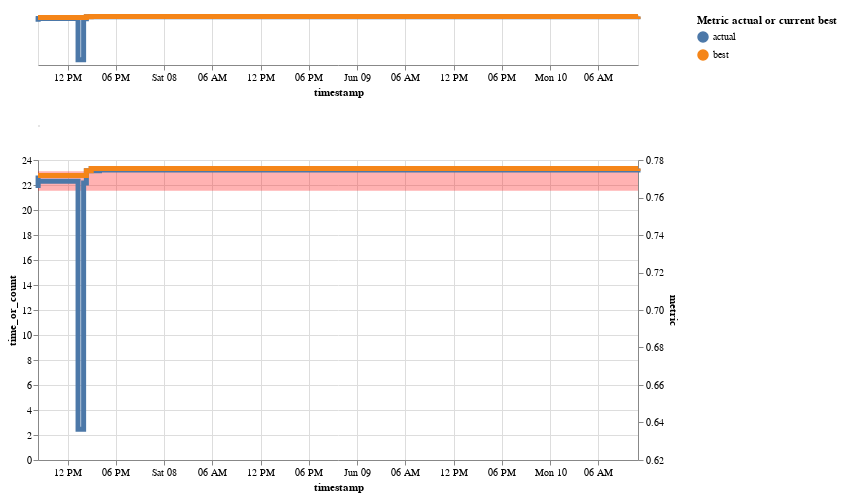

Write notebook code for a chart like this one.
### Markdown cell above
# Project progress

### Code cell
progress_df = extract_project_progress_info(leadearboard,
                                            metric_colname='channel_{}'.format(PROJECT_METRIC),
                                            time_colname='finished')

project_progress(progress_df, width=600, heights=[50, 300])

### Figure 1 — Vega-Lite specification as saved in the notebook (floating-point values rounded to 4 significant figures)
{"$schema": "https://vega.github.io/schema/vega-lite/v2.6.0.json", "config": {"view": {"height": 300, "width": 400}}, "data": {"name": "data-27d8b434c14df6903461381ec441d65c"}, "datasets": {"data-27d8b434c14df6903461381ec441d65c": [{"actual_or_best": "actual", "id": "CRED-54", "metric": 0.7718, "owner": "jakub-czakon", "resource": "experiment_count_day", "running_time": 35, "tags": ["lgbm", "features_v0"], "text": "CRED-54 | 0.7718 |  (lgbm , features_v0)", "time_or_count": 10, "timestamp": "2019-06-07 08:19:30.456000+00:00", "timestamp_day": "2019-06-07"}, {"actual_or_best": "best", "id": "CRED-54", "metric": 0.7718, "owner": "jakub-czakon", "resource": "experiment_count_day", "running_time": 35, "tags": ["lgbm", "features_v0"], "text": "CRED-54 | 0.7718 |  (lgbm , features_v0)", "time_or_count": 10, "timestamp": "2019-06-07 08:19:30.456000+00:00", "timestamp_day": "2019-06-07"}, {"actual_or_best": "actual", "id": "CRED-54", "metric": 0.7718, "owner": "jakub-czakon", "resource": "running_time_day", "running_time": 35, "tags": ["lgbm", "features_v0"], "text": "CRED-54 | 0.7718 |  (lgbm , features_v0)", "time_or_count": 1.548, "timestamp": "2019-06-07 08:19:30.456000+00:00", "timestamp_day": "2019-06-07"}, {"actual_or_best": "best", "id": "CRED-54", "metric": 0.7718, "owner": "jakub-czakon", "resource": "running_time_day", "running_time": 35, "tags": ["lgbm", "features_v0"], "text": "CRED-54 | 0.7718 |  (lgbm , features_v0)", "time_or_count": 1.548, "timestamp": "2019-06-07 08:19:30.456000+00:00", "timestamp_day": "2019-06-07"}, {"actual_or_best": "actual", "id": "CRED-55", "metric": 0.7664, "owner": "jakub-czakon", "resource": "experiment_count_day", "running_time": 18, "tags": ["lgbm", "features_v0"], "text": "CRED-55 | 0.7664 |  (lgbm , features_v0)", "time_or_count": 10, "timestamp": "2019-06-07 08:20:10.364000+00:00", "timestamp_day": "2019-06-07"}, {"actual_or_best": "best", "id": "CRED-55", "metric": 0.7718, "owner": "jakub-czakon", "resource": "experiment_count_day", "running_time": 18, "tags": ["lgbm", "features_v0"], "text": "CRED-55 | 0.7664 |  (lgbm , features_v0)", "time_or_count": 10, "timestamp": "2019-06-07 08:20:10.364000+00:00", "timestamp_day": "2019-06-07"}, {"actual_or_best": "actual", "id": "CRED-55", "metric": 0.7664, "owner": "jakub-czakon", "resource": "running_time_day", "running_time": 18, "tags": ["lgbm", "features_v0"], "text": "CRED-55 | 0.7664 |  (lgbm , features_v0)", "time_or_count": 1.548, "timestamp": "2019-06-07 08:20:10.364000+00:00", "timestamp_day": "2019-06-07"}, {"actual_or_best": "best", "id": "CRED-55", "metric": 0.7718, "owner": "jakub-czakon", "resource": "running_time_day", "running_time": 18, "tags": ["lgbm", "features_v0"], "text": "CRED-55 | 0.7664 |  (lgbm , features_v0)", "time_or_count": 1.548, "timestamp": "2019-06-07 08:20:10.364000+00:00", "timestamp_day": "2019-06-07"}, {"actual_or_best": "actual", "id": "CRED-56", "metric": 0.7674, "owner": "jakub-czakon", "resource": "experiment_count_day", "running_time": 15, "tags": ["lgbm", "features_v0"], "text": "CRED-56 | 0.7674 |  (lgbm , features_v0)", "time_or_count": 10, "timestamp": "2019-06-07 08:20:33.152000+00:00", "timestamp_day": "2019-06-07"}, {"actual_or_best": "best", "id": "CRED-56", "metric": 0.7718, "owner": "jakub-czakon", "resource": "experiment_count_day", "running_time": 15, "tags": ["lgbm", "features_v0"], "text": "CRED-56 | 0.7674 |  (lgbm , features_v0)", "time_or_count": 10, "timestamp": "2019-06-07 08:20:33.152000+00:00", "timestamp_day": "2019-06-07"}, {"actual_or_best": "actual", "id": "CRED-56", "metric": 0.7674, "owner": "jakub-czakon", "resource": "running_time_day", "running_time": 15, "tags": ["lgbm", "features_v0"], "text": "CRED-56 | 0.7674 |  (lgbm , features_v0)", "time_or_count": 1.548, "timestamp": "2019-06-07 08:20:33.152000+00:00", "timestamp_day": "2019-06-07"}, {"actual_or_best": "best", "id": "CRED-56", "metric": 0.7718, "owner": "jakub-czakon", "resource": "running_time_day", "running_time": 15, "tags": ["lgbm", "features_v0"], "text": "CRED-56 | 0.7674 |  (lgbm , features_v0)", "time_or_count": 1.548, "timestamp": "2019-06-07 08:20:33.152000+00:00", "timestamp_day": "2019-06-07"}, {"actual_or_best": "actual", "id": "CRED-57", "metric": 0.7687, "owner": "jakub-czakon", "resource": "experiment_count_day", "running_time": 17, "tags": ["lgbm", "features_v0"], "text": "CRED-57 | 0.7687 |  (lgbm , features_v0)", "time_or_count": 10, "timestamp": "2019-06-07 08:20:59.471000+00:00", "timestamp_day": "2019-06-07"}, {"actual_or_best": "best", "id": "CRED-57", "metric": 0.7718, "owner": "jakub-czakon", "resource": "experiment_count_day", "running_time": 17, "tags": ["lgbm", "features_v0"], "text": "CRED-57 | 0.7687 |  (lgbm , features_v0)", "time_or_count": 10, "timestamp": "2019-06-07 08:20:59.471000+00:00", "timestamp_day": "2019-06-07"}, {"actual_or_best": "actual", "id": "CRED-57", "metric": 0.7687, "owner": "jakub-czakon", "resource": "running_time_day", "running_time": 17, "tags": ["lgbm", "features_v0"], "text": "CRED-57 | 0.7687 |  (lgbm , features_v0)", "time_or_count": 1.548, "timestamp": "2019-06-07 08:20:59.471000+00:00", "timestamp_day": "2019-06-07"}, {"actual_or_best": "best", "id": "CRED-57", "metric": 0.7718, "owner": "jakub-czakon", "resource": "running_time_day", "running_time": 17, "tags": ["lgbm", "features_v0"], "text": "CRED-57 | 0.7687 |  (lgbm , features_v0)", "time_or_count": 1.548, "timestamp": "2019-06-07 08:20:59.471000+00:00", "timestamp_day": "2019-06-07"}, {"actual_or_best": "actual", "id": "CRED-63", "metric": 0.6364, "owner": "jakub-czakon", "resource": "experiment_count_day", "running_time": 139, "tags": ["hpo", "lgbm", "features_v0"], "text": "CRED-63 | 0.6364 |  (hpo , lgbm , features_v0)", "time_or_count": 10, "timestamp": "2019-06-07 13:18:15.401000+00:00", "timestamp_day": "2019-06-07"}, {"actual_or_best": "best", "id": "CRED-63", "metric": 0.7718, "owner": "jakub-czakon", "resource": "experiment_count_day", "running_time": 139, "tags": ["hpo", "lgbm", "features_v0"], "text": "CRED-63 | 0.6364 |  (hpo , lgbm , features_v0)", "time_or_count": 10, "timestamp": "2019-06-07 13:18:15.401000+00:00", "timestamp_day": "2019-06-07"}, {"actual_or_best": "actual", "id": "CRED-63", "metric": 0.6364, "owner": "jakub-czakon", "resource": "running_time_day", "running_time": 139, "tags": ["hpo", "lgbm", "features_v0"], "text": "CRED-63 | 0.6364 |  (hpo , lgbm , features_v0)", "time_or_count": 1.548, "timestamp": "2019-06-07 13:18:15.401000+00:00", "timestamp_day": "2019-06-07"}, {"actual_or_best": "best", "id": "CRED-63", "metric": 0.7718, "owner": "jakub-czakon", "resource": "running_time_day", "running_time": 139, "tags": ["hpo", "lgbm", "features_v0"], "text": "CRED-63 | 0.6364 |  (hpo , lgbm , features_v0)", "time_or_count": 1.548, "timestamp": "2019-06-07 13:18:15.401000+00:00", "timestamp_day": "2019-06-07"}, {"actual_or_best": "actual", "id": "CRED-70", "metric": 0.7678, "owner": "jakub-czakon", "resource": "experiment_count_day", "running_time": 157, "tags": ["lgbm", "features_v1"], "text": "CRED-70 | 0.7678 |  (lgbm , features_v1)", "time_or_count": 10, "timestamp": "2019-06-07 13:59:50.349000+00:00", "timestamp_day": "2019-06-07"}, {"actual_or_best": "best", "id": "CRED-70", "metric": 0.7718, "owner": "jakub-czakon", "resource": "experiment_count_day", "running_time": 157, "tags": ["lgbm", "features_v1"], "text": "CRED-70 | 0.7678 |  (lgbm , features_v1)", "time_or_count": 10, "timestamp": "2019-06-07 13:59:50.349000+00:00", "timestamp_day": "2019-06-07"}, {"actual_or_best": "actual", "id": "CRED-70", "metric": 0.7678, "owner": "jakub-czakon", "resource": "running_time_day", "running_time": 157, "tags": ["lgbm", "features_v1"], "text": "CRED-70 | 0.7678 |  (lgbm , features_v1)", "time_or_count": 1.548, "timestamp": "2019-06-07 13:59:50.349000+00:00", "timestamp_day": "2019-06-07"}, {"actual_or_best": "best", "id": "CRED-70", "metric": 0.7718, "owner": "jakub-czakon", "resource": "running_time_day", "running_time": 157, "tags": ["lgbm", "features_v1"], "text": "CRED-70 | 0.7678 |  (lgbm , features_v1)", "time_or_count": 1.548, "timestamp": "2019-06-07 13:59:50.349000+00:00", "timestamp_day": "2019-06-07"}, {"actual_or_best": "actual", "id": "CRED-69", "metric": 0.7743, "owner": "jakub-czakon", "resource": "experiment_count_day", "running_time": 1485, "tags": ["hpo", "lgbm", "features_v0"], "text": "CRED-69 | 0.7743 |  (hpo , lgbm , features_v0)", "time_or_count": 10, "timestamp": "2019-06-07 14:20:15.455000+00:00", "timestamp_day": "2019-06-07"}, {"actual_or_best": "best", "id": "CRED-69", "metric": 0.7743, "owner": "jakub-czakon", "resource": "experiment_count_day", "running_time": 1485, "tags": ["hpo", "lgbm", "features_v0"], "text": "CRED-69 | 0.7743 |  (hpo , lgbm , features_v0)", "time_or_count": 10, "timestamp": "2019-06-07 14:20:15.455000+00:00", "timestamp_day": "2019-06-07"}, {"actual_or_best": "actual", "id": "CRED-69", "metric": 0.7743, "owner": "jakub-czakon", "resource": "running_time_day", "running_time": 1485, "tags": ["hpo", "lgbm", "features_v0"], "text": "CRED-69 | 0.7743 |  (hpo , lgbm , features_v0)", "time_or_count": 1.548, "timestamp": "2019-06-07 14:20:15.455000+00:00", "timestamp_day": "2019-06-07"}, {"actual_or_best": "best", "id": "CRED-69", "metric": 0.7743, "owner": "jakub-czakon", "resource": "running_time_day", "running_time": 1485, "tags": ["hpo", "lgbm", "features_v0"], "text": "CRED-69 | 0.7743 |  (hpo , lgbm , features_v0)", "time_or_count": 1.548, "timestamp": "2019-06-07 14:20:15.455000+00:00", "timestamp_day": "2019-06-07"}, {"actual_or_best": "actual", "id": "CRED-80", "metric": 0.7754, "owner": "jakub-czakon", "resource": "experiment_count_day", "running_time": 61, "tags": ["lgbm", "features_v1"], "text": "CRED-80 | 0.7754 |  (lgbm , features_v1)", "time_or_count": 10, "timestamp": "2019-06-07 14:56:32.957000+00:00", "timestamp_day": "2019-06-07"}, {"actual_or_best": "best", "id": "CRED-80", "metric": 0.7754, "owner": "jakub-czakon", "resource": "experiment_count_day", "running_time": 61, "tags": ["lgbm", "features_v1"], "text": "CRED-80 | 0.7754 |  (lgbm , features_v1)", "time_or_count": 10, "timestamp": "2019-06-07 14:56:32.957000+00:00", "timestamp_day": "2019-06-07"}, {"actual_or_best": "actual", "id": "CRED-80", "metric": 0.7754, "owner": "jakub-czakon", "resource": "running_time_day", "running_time": 61, "tags": ["lgbm", "features_v1"], "text": "CRED-80 | 0.7754 |  (lgbm , features_v1)", "time_or_count": 1.548, "timestamp": "2019-06-07 14:56:32.957000+00:00", "timestamp_day": "2019-06-07"}, {"actual_or_best": "best", "id": "CRED-80", "metric": 0.7754, "owner": "jakub-czakon", "resource": "running_time_day", "running_time": 61, "tags": ["lgbm", "features_v1"], "text": "CRED-80 | 0.7754 |  (lgbm , features_v1)", "time_or_count": 1.548, "timestamp": "2019-06-07 14:56:32.957000+00:00", "timestamp_day": "2019-06-07"}, {"actual_or_best": "actual", "id": "CRED-81", "metric": 0.7743, "owner": "jakub-czakon", "resource": "experiment_count_day", "running_time": 69, "tags": ["lgbm", "features_v0"], "text": "CRED-81 | 0.7743 |  (lgbm , features_v0)", "time_or_count": 10, "timestamp": "2019-06-07 14:56:50.252000+00:00", "timestamp_day": "2019-06-07"}, {"actual_or_best": "best", "id": "CRED-81", "metric": 0.7754, "owner": "jakub-czakon", "resource": "experiment_count_day", "running_time": 69, "tags": ["lgbm", "features_v0"], "text": "CRED-81 | 0.7743 |  (lgbm , features_v0)", "time_or_count": 10, "timestamp": "2019-06-07 14:56:50.252000+00:00", "timestamp_day": "2019-06-07"}, {"actual_or_best": "actual", "id": "CRED-81", "metric": 0.7743, "owner": "jakub-czakon", "resource": "running_time_day", "running_time": 69, "tags": ["lgbm", "features_v0"], "text": "CRED-81 | 0.7743 |  (lgbm , features_v0)", "time_or_count": 1.548, "timestamp": "2019-06-07 14:56:50.252000+00:00", "timestamp_day": "2019-06-07"}, {"actual_or_best": "best", "id": "CRED-81", "metric": 0.7754, "owner": "jakub-czakon", "resource": "running_time_day", "running_time": 69, "tags": ["lgbm", "features_v0"], "text": "CRED-81 | 0.7743 |  (lgbm , features_v0)", "time_or_count": 1.548, "timestamp": "2019-06-07 14:56:50.252000+00:00", "timestamp_day": "2019-06-07"}, {"actual_or_best": "actual", "id": "CRED-82", "metric": 0.7746, "owner": "jakub-czakon", "resource": "experiment_count_day", "running_time": 3576, "tags": ["hpo", "lgbm", "features_v1"], "text": "CRED-82 | 0.7746 |  (hpo , lgbm , features_v1)", "time_or_count": 10, "timestamp": "2019-06-07 15:58:17.784000+00:00", "timestamp_day": "2019-06-07"}, {"actual_or_best": "best", "id": "CRED-82", "metric": 0.7754, "owner": "jakub-czakon", "resource": "experiment_count_day", "running_time": 3576, "tags": ["hpo", "lgbm", "features_v1"], "text": "CRED-82 | 0.7746 |  (hpo , lgbm , features_v1)", "time_or_count": 10, "timestamp": "2019-06-07 15:58:17.784000+00:00", "timestamp_day": "2019-06-07"}, {"actual_or_best": "actual", "id": "CRED-82", "metric": 0.7746, "owner": "jakub-czakon", "resource": "running_time_day", "running_time": 3576, "tags": ["hpo", "lgbm", "features_v1"], "text": "CRED-82 | 0.7746 |  (hpo , lgbm , features_v1)", "time_or_count": 1.548, "timestamp": "2019-06-07 15:58:17.784000+00:00", "timestamp_day": "2019-06-07"}, {"actual_or_best": "best", "id": "CRED-82", "metric": 0.7754, "owner": "jakub-czakon", "resource": "running_time_day", "running_time": 3576, "tags": ["hpo", "lgbm", "features_v1"], "text": "CRED-82 | 0.7746 |  (hpo , lgbm , features_v1)", "time_or_count": 1.548, "timestamp": "2019-06-07 15:58:17.784000+00:00", "timestamp_day": "2019-06-07"}, {"actual_or_best": "actual", "id": "CRED-83", "metric": 0.7755, "owner": "jakub-czakon", "resource": "experiment_count_day", "running_time": 50, "tags": ["lgbm", "features_v1"], "text": "CRED-83 | 0.7755 |  (lgbm , features_v1)", "time_or_count": 1, "timestamp": "2019-06-10 10:55:19.056000+00:00", "timestamp_day": "2019-06-10"}, {"actual_or_best": "best", "id": "CRED-83", "metric": 0.7755, "owner": "jakub-czakon", "resource": "experiment_count_day", "running_time": 50, "tags": ["lgbm", "features_v1"], "text": "CRED-83 | 0.7755 |  (lgbm , features_v1)", "time_or_count": 1, "timestamp": "2019-06-10 10:55:19.056000+00:00", "timestamp_day": "2019-06-10"}, {"actual_or_best": "actual", "id": "CRED-83", "metric": 0.7755, "owner": "jakub-czakon", "resource": "running_time_day", "running_time": 50, "tags": ["lgbm", "features_v1"], "text": "CRED-83 | 0.7755 |  (lgbm , features_v1)", "time_or_count": 0.01389, "timestamp": "2019-06-10 10:55:19.056000+00:00", "timestamp_day": "2019-06-10"}, {"actual_or_best": "best", "id": "CRED-83", "metric": 0.7755, "owner": "jakub-czakon", "resource": "running_time_day", "running_time": 50, "tags": ["lgbm", "features_v1"], "text": "CRED-83 | 0.7755 |  (lgbm , features_v1)", "time_or_count": 0.01389, "timestamp": "2019-06-10 10:55:19.056000+00:00", "timestamp_day": "2019-06-10"}]}, "vconcat": [{"encoding": {"color": {"field": "actual_or_best", "legend": {"title": "Metric actual or current best"}, "type": "nominal"}, "x": {"field": "timestamp", "type": "temporal"}, "y": {"axis": null, "field": "metric", "scale": {"zero": false}, "type": "quantitative"}}, "height": 50, "mark": {"interpolate": "step-after", "size": 5, "type": "line"}, "selection": {"selector002": {"encodings": ["x"], "mark": {"fill": "#333", "fillOpacity": 0.125, "stroke": "white"}, "on": "[mousedown, window:mouseup] > window:mousemove!", "resolve": "global", "translate": "[mousedown, window:mouseup] > window:mousemove!", "type": "interval", "zoom": "wheel!"}}, "width": 600}, {"encoding": {"text": {"condition": {"field": "text", "selection": "selector001", "type": "nominal"}, "value": " "}, "x": {"axis": null, "field": "timestamp", "type": "temporal"}}, "height": 1, "mark": {"align": "left", "fontWeight": "bold", "size": 15, "type": "text"}, "width": 1}, {"height": 300, "layer": [{"height": 300, "layer": [{"encoding": {"color": {"value": "red"}, "opacity": {"value": 0.3}, "x": {"field": "timestamp", "type": "temporal"}, "y": {"field": "time_or_count", "scale": {"zero": false}, "type": "quantitative"}}, "mark": {"interpolate": "step-after", "type": "area"}, "transform": [{"filter": {"selection": "selector002"}}, {"filter": {"selection": "select"}}]}, {"encoding": {"color": {"value": "black"}, "opacity": {"condition": {"selection": "selector001", "value": 1}, "value": 0}, "x": {"field": "timestamp", "type": "temporal"}, "y": {"field": "time_or_count", "scale": {"zero": false}, "type": "quantitative"}}, "mark": {"filled": true, "type": "point"}, "transform": [{"filter": {"selection": "selector002"}}, {"filter": {"selection": "select"}}]}, {"encoding": {"x": {"field": "timestamp", "type": "temporal"}}, "mark": {"color": "gray", "type": "rule"}, "transform": [{"filter": {"selection": "selector001"}}]}, {"encoding": {"color": {"value": "black"}, "opacity": {"value": 0.3}, "text": {"condition": {"field": "time_or_count", "selection": "selector001", "type": "quantitative"}, "value": " "}, "x": {"field": "timestamp", "type": "temporal"}, "y": {"field": "time_or_count", "scale": {"zero": false}, "type": "quantitative"}}, "mark": {"align": "left", "dx": 5, "dy": -5, "fontWeight": "bold", "size": 15, "type": "text"}, "transform": [{"filter": {"selection": "selector002"}}, {"filter": {"selection": "select"}}]}, {"encoding": {"opacity": {"value": 0}, "x": {"field": "timestamp", "type": "temporal"}}, "mark": "area", "selection": {"select": {"bind": {"input": "select", "options": ["running_time_day", "experiment_count_day"]}, "empty": "all", "fields": ["resource"], "on": "click", "resolve": "global", "type": "single"}}, "transform": [{"filter": {"selection": "select"}}, {"filter": {"selection": "selector002"}}]}], "width": 600}, {"height": 300, "layer": [{"encoding": {"color": {"field": "actual_or_best", "legend": {"title": "Metric actual or current best"}, "type": "nominal"}, "x": {"field": "timestamp", "type": "temporal"}, "y": {"field": "metric", "scale": {"zero": false}, "type": "quantitative"}}, "mark": {"interpolate": "step-after", "size": 5, "type": "line"}, "transform": [{"filter": {"selection": "selector002"}}]}, {"encoding": {"color": {"field": "actual_or_best", "legend": {"title": "Metric actual or current best"}, "type": "nominal"}, "opacity": {"condition": {"selection": "selector001", "value": 1}, "value": 0}, "x": {"field": "timestamp", "type": "temporal"}, "y": {"field": "metric", "scale": {"zero": false}, "type": "quantitative"}}, "mark": "point", "transform": [{"filter": {"selection": "selector002"}}]}, {"encoding": {"color": {"field": "actual_or_best", "type": "nominal"}, "text": {"condition": {"field": "metric", "selection": "selector001", "type": "quantitative"}, "value": " "}, "x": {"field": "timestamp", "type": "temporal"}, "y": {"field": "metric", "scale": {"zero": false}, "type": "quantitative"}}, "mark": {"align": "left", "dx": 5, "dy": -5, "size": 15, "type": "text"}, "transform": [{"filter": {"selection": "selector002"}}]}, {"encoding": {"x": {"field": "timestamp", "type": "temporal"}}, "mark": {"color": "gray", "type": "rule"}, "transform": [{"filter": {"selection": "selector001"}}]}, {"encoding": {"opacity": {"value": 0}, "x": {"field": "timestamp", "type": "temporal"}}, "mark": "point", "selection": {"selector001": {"empty": "none", "fields": ["timestamp"], "nearest": true, "on": "mouseover", "resolve": "global", "type": "single"}}, "transform": [{"filter": {"selection": "selector002"}}]}], "width": 600}], "resolve": {"scale": {"color": "shared", "x": "shared", "y": "independent"}}, "width": 600}]}
